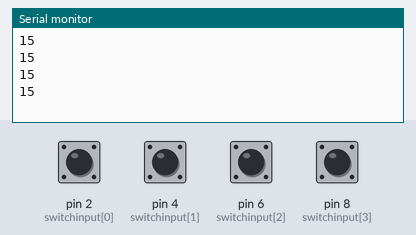
A sketch run on a simulated Arduino Uno, built with avr-gcc and run on an emulated ATmega328P. Parts: the last lines printed to the serial monitor. Inputs (shaded band) come from the test bench; at power-on: pin 2 (switchinput[0]), pin 4 (switchinput[1]), pin 6 (switchinput[2]), pin 8 (switchinput[3]) HIGH.

Above: at 1.8 s.
1.9 s: pin 2 (switchinput[0]) pulled LOW for 0.6 s
At 2.4 s:
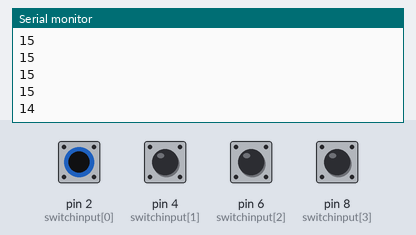
4.0 s: pin 4 (switchinput[1]) pulled LOW for 0.6 s
At 4.4 s:
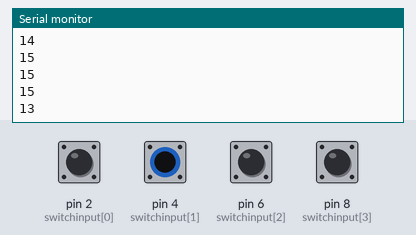
6.1 s: pin 6 (switchinput[2]) pulled LOW for 0.6 s
At 6.9 s:
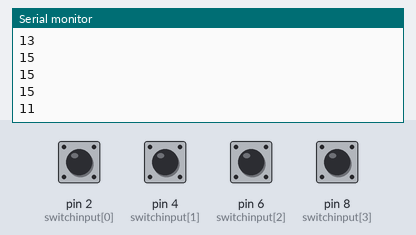
8.2 s: pin 8 (switchinput[3]) pulled LOW for 0.6 s
At 8.9 s:
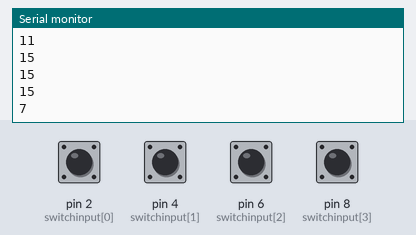
Timing chart, 0 to 11.2 s (numbered marks = the images above; inputs shaded):
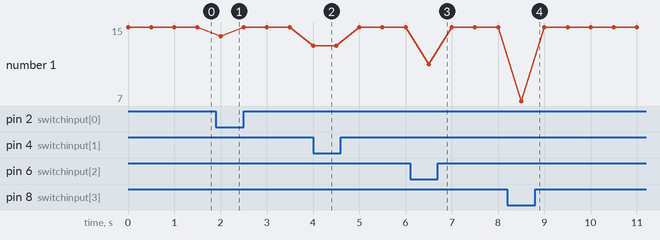

Measured:
- after the input at 1.9 s, the serial monitor: prints a new line after 0.10 s (image 1)
- after the input at 4.0 s, the serial monitor: prints a new line at once (image 2)
- after the input at 6.1 s, the serial monitor: prints a new line after 0.40 s (image 3)
- after the input at 8.2 s, the serial monitor: prints a new line after 0.30 s (image 4)

The sketch:

binarytoDecimal.ino
```cpp
int switchinput[]={2,4,6,8};
int bin[4];
int decimal;

void setup(){
  for(int i=0;i<4;i++){
    pinMode(switchinput[i],INPUT);
  }

  Serial.begin(9600);
}

void loop(){
  for(int i=0;i<4;i++){
    bin[i]=digitalRead(switchinput[i]);
  }

  decimal=bin[3]*8+bin[2]*4+bin[1]*2+bin[0];

  Serial.println(decimal);

  delay(500);
}
```
